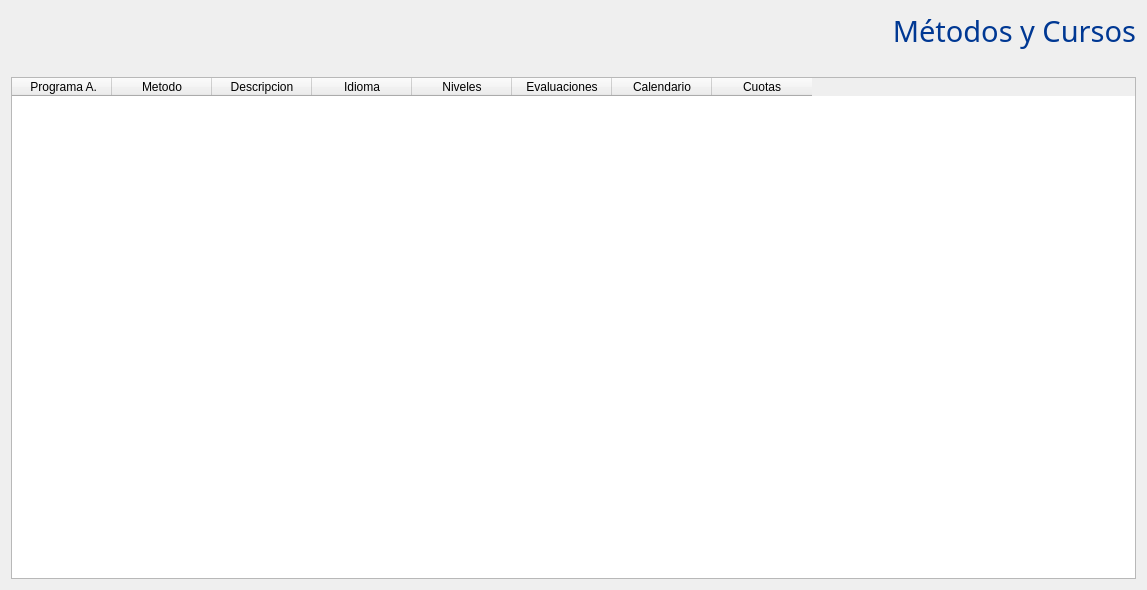
<?xml version="1.0" encoding="UTF-8"?>
<ui version="4.0">
 <class>cursos</class>
 <widget class="QWidget" name="cursos">
  <property name="geometry">
   <rect>
    <x>0</x>
    <y>0</y>
    <width>1147</width>
    <height>590</height>
   </rect>
  </property>
  <property name="maximumSize">
   <size>
    <width>1150</width>
    <height>16777215</height>
   </size>
  </property>
  <property name="windowTitle">
   <string>Form</string>
  </property>
  <layout class="QVBoxLayout" name="verticalLayout">
   <item>
    <widget class="QLabel" name="label">
     <property name="font">
      <font>
       <family>Gill Sans MT</family>
       <pointsize>22</pointsize>
       <weight>50</weight>
       <italic>false</italic>
       <bold>false</bold>
      </font>
     </property>
     <property name="styleSheet">
      <string notr="true">font: 22pt &quot;Gill Sans MT&quot;;
color: rgb(00,56,147);</string>
     </property>
     <property name="text">
      <string>Métodos y Cursos</string>
     </property>
     <property name="alignment">
      <set>Qt::AlignRight|Qt::AlignTrailing|Qt::AlignVCenter</set>
     </property>
    </widget>
   </item>
   <item>
    <spacer name="verticalSpacer">
     <property name="orientation">
      <enum>Qt::Vertical</enum>
     </property>
     <property name="sizeType">
      <enum>QSizePolicy::Fixed</enum>
     </property>
     <property name="sizeHint" stdset="0">
      <size>
       <width>20</width>
       <height>20</height>
      </size>
     </property>
    </spacer>
   </item>
   <item>
    <widget class="QTableWidget" name="tabla_metodo">
     <property name="minimumSize">
      <size>
       <width>0</width>
       <height>500</height>
      </size>
     </property>
     <property name="font">
      <font>
       <family>Segoe UI</family>
       <pointsize>9</pointsize>
      </font>
     </property>
     <column>
      <property name="text">
       <string> Programa A.</string>
      </property>
     </column>
     <column>
      <property name="text">
       <string>Metodo</string>
      </property>
     </column>
     <column>
      <property name="text">
       <string>Descripcion</string>
      </property>
     </column>
     <column>
      <property name="text">
       <string>Idioma</string>
      </property>
     </column>
     <column>
      <property name="text">
       <string>Niveles</string>
      </property>
     </column>
     <column>
      <property name="text">
       <string>Evaluaciones</string>
      </property>
     </column>
     <column>
      <property name="text">
       <string>Calendario</string>
      </property>
     </column>
     <column>
      <property name="text">
       <string>Cuotas</string>
      </property>
     </column>
    </widget>
   </item>
  </layout>
 </widget>
 <resources/>
 <connections/>
</ui>
